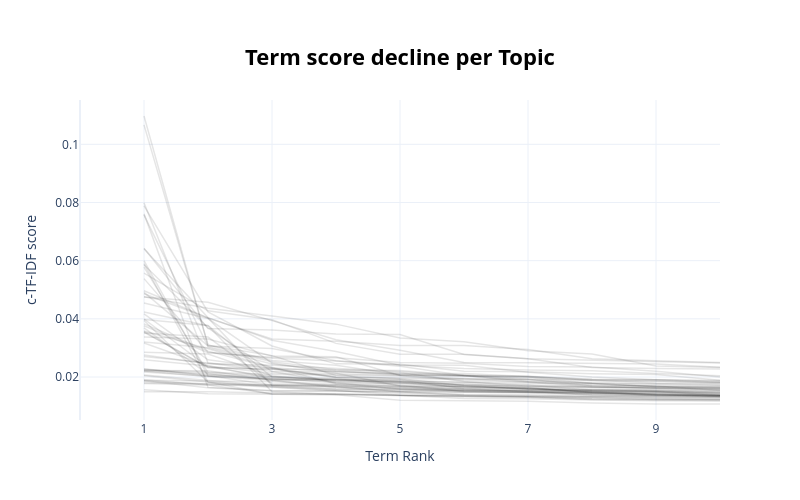

Notebook code for this chart:
### Markdown cell above
Finally, it is often handy to visualize the term rank, to see clearly which topics have a particular focus on just a few words.

### Code cell
topic_model.visualize_term_rank()

### Figure 1 — Plotly figure (JSON) as saved in the notebook; plotly's stock layout.template omitted (floating-point values rounded to 4 significant figures)
{"data": [{"hovertext": "<b>Topic -1</b>:the_and_to_was_of_flight_in_on_sin", "line": {"color": "black", "width": 1.5}, "mode": "lines+lines", "name": "", "opacity": 0.1, "type": "scatter", "x": [1, 2, 3, 4, 5, 6, 7, 8, 9, 10], "y": [0.01561, 0.01427, 0.01408, 0.0139, 0.012, 0.01188, 0.01169, 0.01109, 0.01074, 0.01072]}, {"hovertext": "<b>Topic 0</b>:singapore_to_from_and_flight_the_in", "line": {"color": "black", "width": 1.5}, "mode": "lines+lines", "name": "", "opacity": 0.1, "type": "scatter", "x": [1, 2, 3, 4, 5, 6, 7, 8, 9, 10], "y": [0.01801, 0.01767, 0.01646, 0.01525, 0.01491, 0.01469, 0.0145, 0.01387, 0.01354, 0.01318]}, {"hovertext": "<b>Topic 1</b>:airlines_singapore_is_are_airline_b", "line": {"color": "black", "width": 1.5}, "mode": "lines+lines", "name": "", "opacity": 0.1, "type": "scatter", "x": [1, 2, 3, 4, 5, 6, 7, 8, 9, 10], "y": [0.02854, 0.0279, 0.02036, 0.01866, 0.01841, 0.01727, 0.01594, 0.01562, 0.01558, 0.01556]}, {"hovertext": "<b>Topic 2</b>:economy_premium_the_not_singapore_t", "line": {"color": "black", "width": 1.5}, "mode": "lines+lines", "name": "", "opacity": 0.1, "type": "scatter", "x": [1, 2, 3, 4, 5, 6, 7, 8, 9, 10], "y": [0.04236, 0.03764, 0.01493, 0.01402, 0.01368, 0.01363, 0.01326, 0.01303, 0.01255, 0.01224]}, {"hovertext": "<b>Topic 3</b>:airline_best_service_this_is_the_gr", "line": {"color": "black", "width": 1.5}, "mode": "lines+lines", "name": "", "opacity": 0.1, "type": "scatter", "x": [1, 2, 3, 4, 5, 6, 7, 8, 9, 10], "y": [0.03977, 0.03772, 0.02001, 0.01905, 0.01844, 0.01736, 0.01685, 0.01643, 0.01636, 0.01632]}, {"hovertext": "<b>Topic 4</b>:class_business_singapore_is_airline", "line": {"color": "black", "width": 1.5}, "mode": "lines+lines", "name": "", "opacity": 0.1, "type": "scatter", "x": [1, 2, 3, 4, 5, 6, 7, 8, 9, 10], "y": [0.03513, 0.03373, 0.01769, 0.01727, 0.01654, 0.01515, 0.01464, 0.01404, 0.01377, 0.01354]}, {"hovertext": "<b>Topic 5</b>:sq_is_the_and_to_in_always_with_my_", "line": {"color": "black", "width": 1.5}, "mode": "lines+lines", "name": "", "opacity": 0.1, "type": "scatter", "x": [1, 2, 3, 4, 5, 6, 7, 8, 9, 10], "y": [0.05899, 0.01828, 0.01404, 0.01402, 0.01365, 0.0133, 0.01307, 0.01227, 0.01199, 0.01191]}, {"hovertext": "<b>Topic 6</b>:seats_seat_was_were_comfortable_and", "line": {"color": "black", "width": 1.5}, "mode": "lines+lines", "name": "", "opacity": 0.1, "type": "scatter", "x": [1, 2, 3, 4, 5, 6, 7, 8, 9, 10], "y": [0.02174, 0.02015, 0.0188, 0.01639, 0.01583, 0.01554, 0.01549, 0.01528, 0.01508, 0.01422]}, {"hovertext": "<b>Topic 7</b>:economy_premium_seats_extra_more_th", "line": {"color": "black", "width": 1.5}, "mode": "lines+lines", "name": "", "opacity": 0.1, "type": "scatter", "x": [1, 2, 3, 4, 5, 6, 7, 8, 9, 10], "y": [0.04545, 0.0401, 0.02479, 0.02126, 0.01692, 0.01668, 0.01628, 0.01478, 0.01473, 0.01385]}, {"hovertext": "<b>Topic 8</b>:a380_the_was_on_very_you_and_seats_", "line": {"color": "black", "width": 1.5}, "mode": "lines+lines", "name": "", "opacity": 0.1, "type": "scatter", "x": [1, 2, 3, 4, 5, 6, 7, 8, 9, 10], "y": [0.03944, 0.01823, 0.0166, 0.01542, 0.01369, 0.01321, 0.01318, 0.01278, 0.01229, 0.01217]}, {"hovertext": "<b>Topic 9</b>:the_seat_seats_to_in_on_you_and_of_", "line": {"color": "black", "width": 1.5}, "mode": "lines+lines", "name": "", "opacity": 0.1, "type": "scatter", "x": [1, 2, 3, 4, 5, 6, 7, 8, 9, 10], "y": [0.01779, 0.01724, 0.01421, 0.01416, 0.01376, 0.01259, 0.01253, 0.01206, 0.01186, 0.01177]}, {"hovertext": "<b>Topic 10</b>:meal_to_was_the_had_we_and_for_my_", "line": {"color": "black", "width": 1.5}, "mode": "lines+lines", "name": "", "opacity": 0.1, "type": "scatter", "x": [1, 2, 3, 4, 5, 6, 7, 8, 9, 10], "y": [0.01495, 0.01489, 0.01447, 0.01422, 0.0137, 0.01346, 0.01304, 0.01247, 0.01238, 0.01238]}, {"hovertext": "<b>Topic 11</b>:sia_the_to_is_and_service_flight_a", "line": {"color": "black", "width": 1.5}, "mode": "lines+lines", "name": "", "opacity": 0.1, "type": "scatter", "x": [1, 2, 3, 4, 5, 6, 7, 8, 9, 10], "y": [0.07609, 0.01642, 0.01532, 0.01528, 0.01444, 0.01367, 0.01341, 0.01318, 0.01316, 0.0128]}, {"hovertext": "<b>Topic 12</b>:class_business_the_first_service_a", "line": {"color": "black", "width": 1.5}, "mode": "lines+lines", "name": "", "opacity": 0.1, "type": "scatter", "x": [1, 2, 3, 4, 5, 6, 7, 8, 9, 10], "y": [0.04967, 0.04033, 0.01712, 0.01685, 0.01668, 0.01585, 0.01559, 0.01515, 0.01401, 0.01383]}, {"hovertext": "<b>Topic 13</b>:was_singapore_flight_and_experienc", "line": {"color": "black", "width": 1.5}, "mode": "lines+lines", "name": "", "opacity": 0.1, "type": "scatter", "x": [1, 2, 3, 4, 5, 6, 7, 8, 9, 10], "y": [0.02266, 0.02071, 0.0199, 0.01869, 0.01834, 0.01715, 0.01714, 0.01556, 0.01503, 0.01436]}, {"hovertext": "<b>Topic 14</b>:movies_entertainment_was_were_good", "line": {"color": "black", "width": 1.5}, "mode": "lines+lines", "name": "", "opacity": 0.1, "type": "scatter", "x": [1, 2, 3, 4, 5, 6, 7, 8, 9, 10], "y": [0.03534, 0.02333, 0.0227, 0.02256, 0.02223, 0.02055, 0.0187, 0.01802, 0.01768, 0.01739]}, {"hovertext": "<b>Topic 15</b>:service_good_food_great_very_comfo", "line": {"color": "black", "width": 1.5}, "mode": "lines+lines", "name": "", "opacity": 0.1, "type": "scatter", "x": [1, 2, 3, 4, 5, 6, 7, 8, 9, 10], "y": [0.04761, 0.04366, 0.04098, 0.03818, 0.03343, 0.03208, 0.02901, 0.02792, 0.02376, 0.02324]}, {"hovertext": "<b>Topic 16</b>:with_and_food_singapore_airlines_f", "line": {"color": "black", "width": 1.5}, "mode": "lines+lines", "name": "", "opacity": 0.1, "type": "scatter", "x": [1, 2, 3, 4, 5, 6, 7, 8, 9, 10], "y": [0.01887, 0.0186, 0.01839, 0.01748, 0.017, 0.0157, 0.01508, 0.0137, 0.0135, 0.01325]}, {"hovertext": "<b>Topic 17</b>:food_was_the_vegetarian_meal_this_", "line": {"color": "black", "width": 1.5}, "mode": "lines+lines", "name": "", "opacity": 0.1, "type": "scatter", "x": [1, 2, 3, 4, 5, 6, 7, 8, 9, 10], "y": [0.02066, 0.01886, 0.01695, 0.01584, 0.01546, 0.01543, 0.01536, 0.01535, 0.01503, 0.01369]}, {"hovertext": "<b>Topic 18</b>:crew_singapore_airlines_are_and_al", "line": {"color": "black", "width": 1.5}, "mode": "lines+lines", "name": "", "opacity": 0.1, "type": "scatter", "x": [1, 2, 3, 4, 5, 6, 7, 8, 9, 10], "y": [0.02203, 0.02019, 0.01946, 0.01832, 0.01755, 0.01677, 0.01612, 0.01512, 0.01493, 0.01466]}, {"hovertext": "<b>Topic 19</b>:me_my_to_they_ticket_card_that_tol", "line": {"color": "black", "width": 1.5}, "mode": "lines+lines", "name": "", "opacity": 0.1, "type": "scatter", "x": [1, 2, 3, 4, 5, 6, 7, 8, 9, 10], "y": [0.02213, 0.0212, 0.01898, 0.01895, 0.01809, 0.01676, 0.01603, 0.0148, 0.01407, 0.01357]}, {"hovertext": "<b>Topic 20</b>:children_kids_with_child_to_we_of_", "line": {"color": "black", "width": 1.5}, "mode": "lines+lines", "name": "", "opacity": 0.1, "type": "scatter", "x": [1, 2, 3, 4, 5, 6, 7, 8, 9, 10], "y": [0.02283, 0.02042, 0.01722, 0.01651, 0.01511, 0.01492, 0.0148, 0.0146, 0.01407, 0.01325]}, {"hovertext": "<b>Topic 21</b>:changi_airport_is_transit_and_serv", "line": {"color": "black", "width": 1.5}, "mode": "lines+lines", "name": "", "opacity": 0.1, "type": "scatter", "x": [1, 2, 3, 4, 5, 6, 7, 8, 9, 10], "y": [0.05862, 0.03691, 0.02186, 0.018, 0.01581, 0.01481, 0.01474, 0.01458, 0.01407, 0.0138]}, {"hovertext": "<b>Topic 22</b>:crew_were_cabin_the_and_very_atten", "line": {"color": "black", "width": 1.5}, "mode": "lines+lines", "name": "", "opacity": 0.1, "type": "scatter", "x": [1, 2, 3, 4, 5, 6, 7, 8, 9, 10], "y": [0.02703, 0.02482, 0.02302, 0.02004, 0.01943, 0.01711, 0.01575, 0.01552, 0.01551, 0.01518]}, {"hovertext": "<b>Topic 23</b>:luggage_my_bags_that_to_they_it_ba", "line": {"color": "black", "width": 1.5}, "mode": "lines+lines", "name": "", "opacity": 0.1, "type": "scatter", "x": [1, 2, 3, 4, 5, 6, 7, 8, 9, 10], "y": [0.03995, 0.02347, 0.02012, 0.0196, 0.01719, 0.015, 0.01488, 0.01431, 0.01385, 0.01342]}, {"hovertext": "<b>Topic 24</b>:toilets_the_water_were_airlines_cl", "line": {"color": "black", "width": 1.5}, "mode": "lines+lines", "name": "", "opacity": 0.1, "type": "scatter", "x": [1, 2, 3, 4, 5, 6, 7, 8, 9, 10], "y": [0.01852, 0.01763, 0.01737, 0.01718, 0.01605, 0.01539, 0.01531, 0.01446, 0.01385, 0.01362]}, {"hovertext": "<b>Topic 25</b>:staff_food_friendly_good_was_very_", "line": {"color": "black", "width": 1.5}, "mode": "lines+lines", "name": "", "opacity": 0.1, "type": "scatter", "x": [1, 2, 3, 4, 5, 6, 7, 8, 9, 10], "y": [0.05382, 0.02848, 0.02643, 0.0255, 0.02413, 0.02408, 0.02166, 0.01996, 0.01905, 0.01819]}, {"hovertext": "<b>Topic 26</b>:flight_long_hours_was_12_hour_but_", "line": {"color": "black", "width": 1.5}, "mode": "lines+lines", "name": "", "opacity": 0.1, "type": "scatter", "x": [1, 2, 3, 4, 5, 6, 7, 8, 9, 10], "y": [0.03199, 0.03004, 0.02447, 0.02203, 0.02075, 0.02073, 0.01921, 0.01896, 0.01866, 0.01796]}, {"hovertext": "<b>Topic 27</b>:we_singapore_us_our_delayed_flight", "line": {"color": "black", "width": 1.5}, "mode": "lines+lines", "name": "", "opacity": 0.1, "type": "scatter", "x": [1, 2, 3, 4, 5, 6, 7, 8, 9, 10], "y": [0.02595, 0.02382, 0.02127, 0.02109, 0.02061, 0.01934, 0.01911, 0.01774, 0.01671, 0.01653]}, {"hovertext": "<b>Topic 28</b>:airlines_are_singapore_always_food", "line": {"color": "black", "width": 1.5}, "mode": "lines+lines", "name": "", "opacity": 0.1, "type": "scatter", "x": [1, 2, 3, 4, 5, 6, 7, 8, 9, 10], "y": [0.03378, 0.03304, 0.02725, 0.02693, 0.02051, 0.02045, 0.01838, 0.01779, 0.01666, 0.01604]}, {"hovertext": "<b>Topic 29</b>:was_food_were_good_very_the_and_co", "line": {"color": "black", "width": 1.5}, "mode": "lines+lines", "name": "", "opacity": 0.1, "type": "scatter", "x": [1, 2, 3, 4, 5, 6, 7, 8, 9, 10], "y": [0.02253, 0.02176, 0.02083, 0.02068, 0.02041, 0.0188, 0.01835, 0.01704, 0.01694, 0.0154]}, {"hovertext": "<b>Topic 30</b>:tokyo_lax_flight_hyd_took_we_airpo", "line": {"color": "black", "width": 1.5}, "mode": "lines+lines", "name": "", "opacity": 0.1, "type": "scatter", "x": [1, 2, 3, 4, 5, 6, 7, 8, 9, 10], "y": [0.03579, 0.02972, 0.02337, 0.01765, 0.01694, 0.01672, 0.01671, 0.01644, 0.01617, 0.01576]}, {"hovertext": "<b>Topic 31</b>:a350_900_is_airbus_good_on_legroom", "line": {"color": "black", "width": 1.5}, "mode": "lines+lines", "name": "", "opacity": 0.1, "type": "scatter", "x": [1, 2, 3, 4, 5, 6, 7, 8, 9, 10], "y": [0.07572, 0.03042, 0.02528, 0.0225, 0.02158, 0.01845, 0.01679, 0.01678, 0.01613, 0.01609]}, {"hovertext": "<b>Topic 32</b>:food_good_comfortable_spacious_sea", "line": {"color": "black", "width": 1.5}, "mode": "lines+lines", "name": "", "opacity": 0.1, "type": "scatter", "x": [1, 2, 3, 4, 5, 6, 7, 8, 9, 10], "y": [0.0376, 0.02834, 0.02676, 0.02664, 0.02497, 0.02469, 0.0236, 0.02342, 0.02196, 0.01996]}, {"hovertext": "<b>Topic 33</b>:movies_was_were_the_food_and_good_", "line": {"color": "black", "width": 1.5}, "mode": "lines+lines", "name": "", "opacity": 0.1, "type": "scatter", "x": [1, 2, 3, 4, 5, 6, 7, 8, 9, 10], "y": [0.0417, 0.02592, 0.023, 0.01993, 0.01986, 0.01951, 0.01816, 0.01666, 0.01632, 0.01622]}, {"hovertext": "<b>Topic 34</b>:bali_was_from_flight_singarpore_in", "line": {"color": "black", "width": 1.5}, "mode": "lines+lines", "name": "", "opacity": 0.1, "type": "scatter", "x": [1, 2, 3, 4, 5, 6, 7, 8, 9, 10], "y": [0.03687, 0.02096, 0.01909, 0.01902, 0.01804, 0.01635, 0.01596, 0.0152, 0.01497, 0.01485]}, {"hovertext": "<b>Topic 35</b>:excellent_service_good_very_entert", "line": {"color": "black", "width": 1.5}, "mode": "lines+lines", "name": "", "opacity": 0.1, "type": "scatter", "x": [1, 2, 3, 4, 5, 6, 7, 8, 9, 10], "y": [0.04752, 0.04571, 0.03939, 0.03282, 0.02918, 0.02499, 0.02489, 0.0248, 0.02448, 0.02332]}, {"hovertext": "<b>Topic 36</b>:service_company_them_recommend_che", "line": {"color": "black", "width": 1.5}, "mode": "lines+lines", "name": "", "opacity": 0.1, "type": "scatter", "x": [1, 2, 3, 4, 5, 6, 7, 8, 9, 10], "y": [0.04865, 0.04031, 0.03309, 0.03232, 0.03081, 0.0308, 0.02949, 0.02628, 0.02555, 0.02499]}, {"hovertext": "<b>Topic 37</b>:check_was_in_boarding_good_orderly", "line": {"color": "black", "width": 1.5}, "mode": "lines+lines", "name": "", "opacity": 0.1, "type": "scatter", "x": [1, 2, 3, 4, 5, 6, 7, 8, 9, 10], "y": [0.07881, 0.04239, 0.03067, 0.02452, 0.02435, 0.02201, 0.02184, 0.02114, 0.02089, 0.01892]}, {"hovertext": "<b>Topic 38</b>:phuket_singapore_airport_to_at_exp", "line": {"color": "black", "width": 1.5}, "mode": "lines+lines", "name": "", "opacity": 0.1, "type": "scatter", "x": [1, 2, 3, 4, 5, 6, 7, 8, 9, 10], "y": [0.1067, 0.03103, 0.02569, 0.02401, 0.02082, 0.02028, 0.02001, 0.01867, 0.0185, 0.01824]}, {"hovertext": "<b>Topic 39</b>:seat_he_to_seats_the_my_had_we_not", "line": {"color": "black", "width": 1.5}, "mode": "lines+lines", "name": "", "opacity": 0.1, "type": "scatter", "x": [1, 2, 3, 4, 5, 6, 7, 8, 9, 10], "y": [0.02046, 0.01827, 0.01679, 0.01576, 0.01573, 0.01528, 0.01496, 0.01494, 0.01367, 0.01367]}, {"hovertext": "<b>Topic 40</b>:wheelchair_my_at_to_and_walk_we_th", "line": {"color": "black", "width": 1.5}, "mode": "lines+lines", "name": "", "opacity": 0.1, "type": "scatter", "x": [1, 2, 3, 4, 5, 6, 7, 8, 9, 10], "y": [0.05777, 0.0215, 0.02016, 0.01913, 0.01889, 0.01817, 0.01741, 0.01652, 0.01617, 0.01557]}, {"hovertext": "<b>Topic 41</b>:sq_great_ms_is_to_crew_of_on_singa", "line": {"color": "black", "width": 1.5}, "mode": "lines+lines", "name": "", "opacity": 0.1, "type": "scatter", "x": [1, 2, 3, 4, 5, 6, 7, 8, 9, 10], "y": [0.06003, 0.02036, 0.01941, 0.01799, 0.01784, 0.0177, 0.01635, 0.01458, 0.01446, 0.0144]}, {"hovertext": "<b>Topic 42</b>:zealand_new_singapore_travel_nz_we", "line": {"color": "black", "width": 1.5}, "mode": "lines+lines", "name": "", "opacity": 0.1, "type": "scatter", "x": [1, 2, 3, 4, 5, 6, 7, 8, 9, 10], "y": [0.06408, 0.04042, 0.03264, 0.02875, 0.02407, 0.02293, 0.02237, 0.02214, 0.02122, 0.02044]}, {"hovertext": "<b>Topic 43</b>:water_serving_drinks_serve_drink_s", "line": {"color": "black", "width": 1.5}, "mode": "lines+lines", "name": "", "opacity": 0.1, "type": "scatter", "x": [1, 2, 3, 4, 5, 6, 7, 8, 9, 10], "y": [0.02221, 0.02211, 0.019, 0.01674, 0.01622, 0.01622, 0.01601, 0.01562, 0.01541, 0.01478]}, {"hovertext": "<b>Topic 44</b>:777_a380_is_was_the_and_as_configu", "line": {"color": "black", "width": 1.5}, "mode": "lines+lines", "name": "", "opacity": 0.1, "type": "scatter", "x": [1, 2, 3, 4, 5, 6, 7, 8, 9, 10], "y": [0.03168, 0.02388, 0.01941, 0.01931, 0.01906, 0.01592, 0.01489, 0.01445, 0.01441, 0.01372]}, {"hovertext": "<b>Topic 45</b>:a380_and_were_more_comfortable_are", "line": {"color": "black", "width": 1.5}, "mode": "lines+lines", "name": "", "opacity": 0.1, "type": "scatter", "x": [1, 2, 3, 4, 5, 6, 7, 8, 9, 10], "y": [0.03565, 0.02319, 0.02262, 0.01983, 0.0185, 0.01825, 0.01798, 0.01758, 0.01695, 0.01687]}, {"hovertext": "<b>Topic 46</b>:sa_happy_with_flown_con_we_tickets", "line": {"color": "black", "width": 1.5}, "mode": "lines+lines", "name": "", "opacity": 0.1, "type": "scatter", "x": [1, 2, 3, 4, 5, 6, 7, 8, 9, 10], "y": [0.1097, 0.03092, 0.02735, 0.02051, 0.01937, 0.01924, 0.0192, 0.01696, 0.01674, 0.01659]}, {"hovertext": "<b>Topic 47</b>:a350_moscow_route_stockholm_singap", "line": {"color": "black", "width": 1.5}, "mode": "lines+lines", "name": "", "opacity": 0.1, "type": "scatter", "x": [1, 2, 3, 4, 5, 6, 7, 8, 9, 10], "y": [0.04907, 0.03069, 0.02976, 0.02562, 0.02372, 0.02054, 0.02023, 0.0192, 0.01906, 0.01856]}, {"hovertext": "<b>Topic 48</b>:hanoi_on_vietnam_leg_singapore_was", "line": {"color": "black", "width": 1.5}, "mode": "lines+lines", "name": "", "opacity": 0.1, "type": "scatter", "x": [1, 2, 3, 4, 5, 6, 7, 8, 9, 10], "y": [0.07989, 0.02479, 0.02193, 0.02177, 0.02124, 0.02118, 0.02015, 0.01884, 0.01797, 0.01781]}, {"hovertext": "<b>Topic 49</b>:wheelchair_disabled_chair_wheel_as", "line": {"color": "black", "width": 1.5}, "mode": "lines+lines", "name": "", "opacity": 0.1, "type": "scatter", "x": [1, 2, 3, 4, 5, 6, 7, 8, 9, 10], "y": [0.06425, 0.03664, 0.03619, 0.0348, 0.0346, 0.02777, 0.02629, 0.02583, 0.0253, 0.02483]}, {"hovertext": "<b>Topic 50</b>:breakfast_was_hours_served_selecti", "line": {"color": "black", "width": 1.5}, "mode": "lines+lines", "name": "", "opacity": 0.1, "type": "scatter", "x": [1, 2, 3, 4, 5, 6, 7, 8, 9, 10], "y": [0.03825, 0.02889, 0.02315, 0.02181, 0.02104, 0.02066, 0.02018, 0.01915, 0.01909, 0.01877]}, {"hovertext": "<b>Topic 51</b>:business_lounge_and_to_in_the_on_h", "line": {"color": "black", "width": 1.5}, "mode": "lines+lines", "name": "", "opacity": 0.1, "type": "scatter", "x": [1, 2, 3, 4, 5, 6, 7, 8, 9, 10], "y": [0.01875, 0.01628, 0.01518, 0.01505, 0.01496, 0.01378, 0.01349, 0.01328, 0.01294, 0.01294]}, {"hovertext": "<b>Topic 52</b>:they_of_the_water_you_there_not_th", "line": {"color": "black", "width": 1.5}, "mode": "lines+lines", "name": "", "opacity": 0.1, "type": "scatter", "x": [1, 2, 3, 4, 5, 6, 7, 8, 9, 10], "y": [0.01904, 0.01723, 0.01713, 0.01671, 0.01484, 0.014, 0.01388, 0.01338, 0.01337, 0.0132]}, {"hovertext": "<b>Topic 53</b>:seats_seat_change_together_in_oxyg", "line": {"color": "black", "width": 1.5}, "mode": "lines+lines", "name": "", "opacity": 0.1, "type": "scatter", "x": [1, 2, 3, 4, 5, 6, 7, 8, 9, 10], "y": [0.02755, 0.02453, 0.02404, 0.023, 0.02189, 0.02036, 0.01985, 0.01782, 0.01754, 0.01718]}, {"hovertext": "<b>Topic 54</b>:hot_towels_towel_airlines_always_o", "line": {"color": "black", "width": 1.5}, "mode": "lines+lines", "name": "", "opacity": 0.1, "type": "scatter", "x": [1, 2, 3, 4, 5, 6, 7, 8, 9, 10], "y": [0.05572, 0.04275, 0.03968, 0.03156, 0.02781, 0.02779, 0.0263, 0.02328, 0.02293, 0.02278]}], "layout": {"height": 500, "hoverlabel": {"bgcolor": "white", "font": {"family": "Rockwell", "size": 16}}, "showlegend": false, "title": {"font": {"color": "Black", "size": 22}, "text": "<b>Term score decline per Topic</b>", "x": 0.5, "xanchor": "center", "y": 0.9, "yanchor": "top"}, "width": 800, "xaxis": {"dtick": 2, "range": [0, 10], "tick0": 1, "title": {"text": "Term Rank"}}, "yaxis": {"title": {"text": "c-TF-IDF score"}}}}
